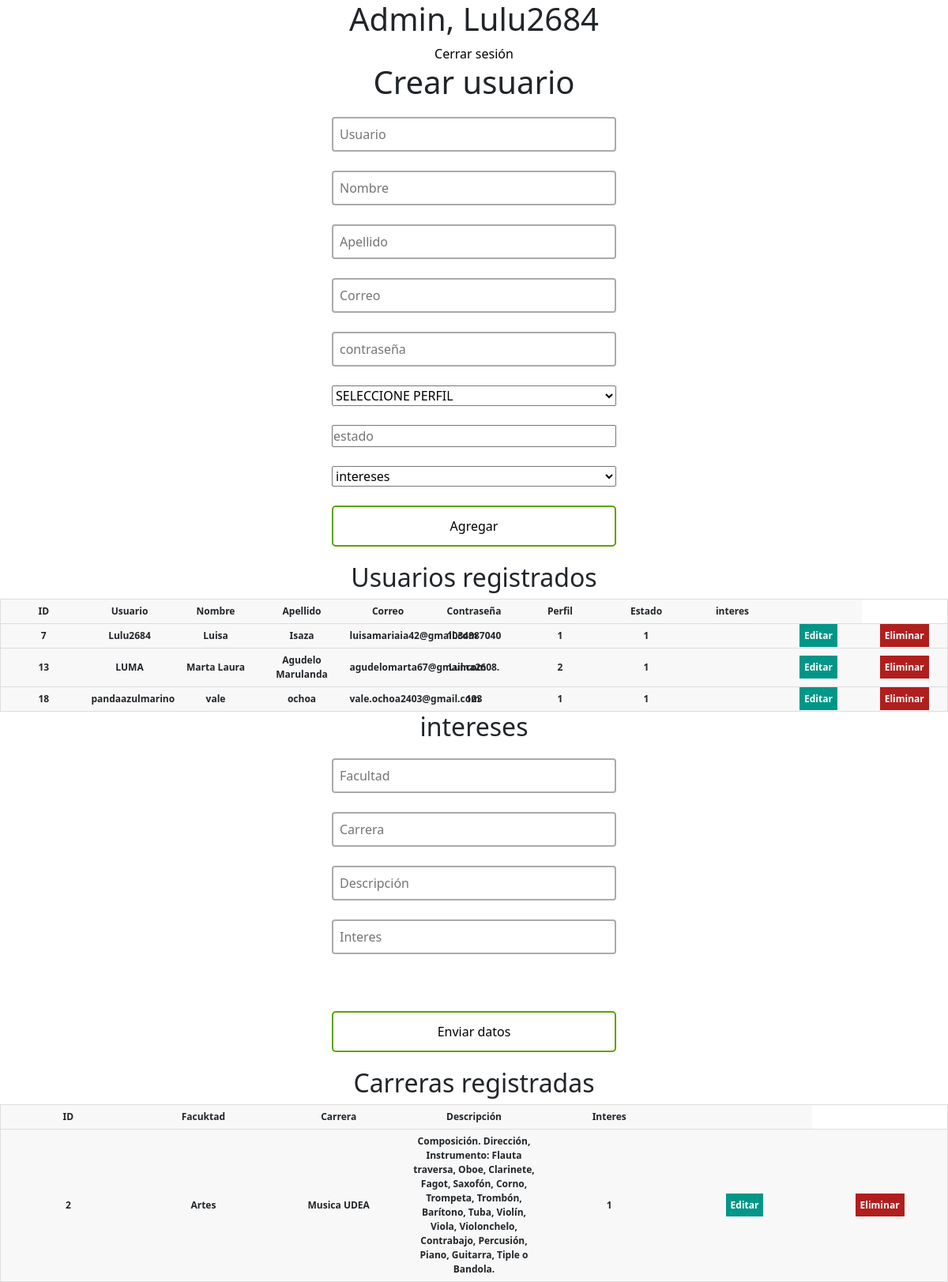
The page /admin.php (signed in) on the database as committed earlier.
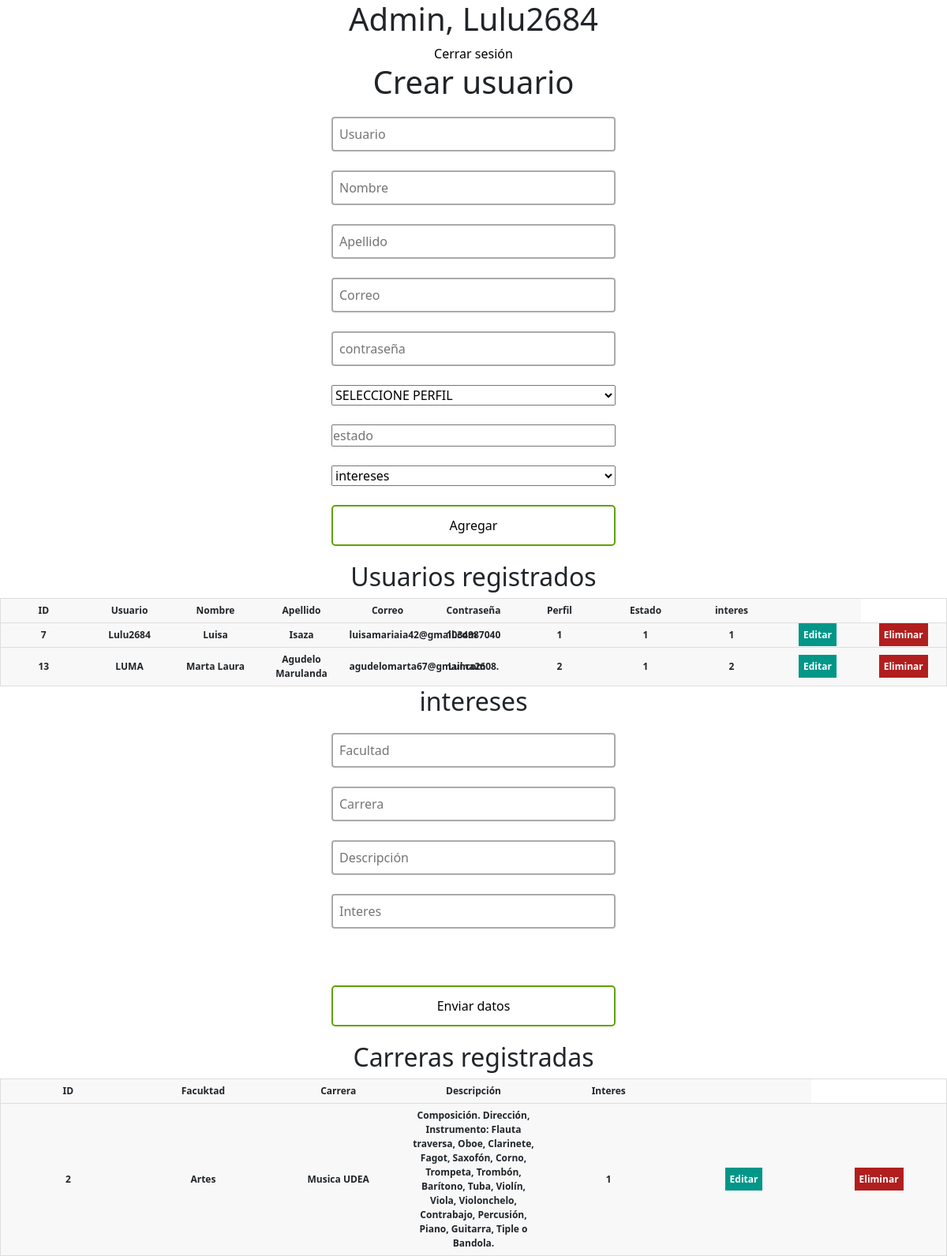
The same page on the database as committed later.
### tables this page shows
CREATE TABLE `usuario` (
  `id` int(11) NOT NULL,
  `usuario` varchar(250) NOT NULL,
  `nombre` varchar(50) NOT NULL,
  `apellido` varchar(50) NOT NULL,
  `email` varchar(250) NOT NULL,
  `contraseña` varchar(30) NOT NULL,
  `intereses` int(11) DEFAULT NULL,
  `perfil` enum('1','2') NOT NULL DEFAULT '2',
  `estado` enum('1','2') NOT NULL DEFAULT '1'
);

CREATE TABLE `carreras` (
  `id` int(11) NOT NULL,
  `facultad` varchar(250) NOT NULL,
  `carrera` varchar(50) NOT NULL,
  `descripción` varchar(250) NOT NULL,
  `intereses` int(11) NOT NULL,
  `intereses_multiples` text DEFAULT NULL
);

### admin.php (the view, shortened to what this page needs)
<?php
    require_once("conexion.php");
    $usuario=$_SESSION["usuario"];
    $sql1 = "SELECT * FROM usuario";
    $query1 = mysqli_query($conexion,$sql1);
    $sql2 = "SELECT * FROM carreras";
    $query2 = mysqli_query($conexion,$sql2);
    ?>
<!DOCTYPE html>
<html lang="en">
<head>
    <link href="https://cdn.jsdelivr.net/npm/bootstrap@5.0.2/dist/css/bootstrap.min.css" rel="stylesheet">
    <link rel="stylesheet" href="style.css">
</head>
<body>
    <h1>Admin, <?php echo $usuario?></h1>
    <a href="logout.php">Cerrar sesión</a>
    <body>
    <div class="users-form">
        <h1>Crear usuario</h1>
        <form action="registrar.php" method="POST">
            <input type="text" name="usuario" placeholder="Usuario">
            <input type="text" name="nombre" placeholder="Nombre">
            <input type="text" name="apellido" placeholder="Apellido">
            <input type="email" name="email" placeholder="Correo">
            <input type="password" name="contraseña" placeholder="contraseña">
            <SELECT name="perfil">
                <option>SELECCIONE PERFIL</OPTIOn>
            </SELECT>
            <input type="number" name="estado" placeholder="estado">
            <select name="intereses">
                <option selected>intereses</option>
            </select>
            <input type="submit" value="Agregar">
        </form>
    </div>
    <div class="users-table">
        <h2>Usuarios registrados</h2>
        <table>
            <thead>
                <tr>
                    <th>ID</th>
                    <th>Usuario</th>
                    <th>Nombre</th>
                    <th>Apellido</th>
                    <th>Correo</th>
                    <th>Contraseña</th>
                    <th>Perfil</th>
                    <th>Estado</th>
                    <th>interes</th>
                    <th></th>
                </tr>
            </thead>
            <tbody>
                <?php while ($row = mysqli_fetch_array($query1)): ?>
                    <tr>
                        <th><?= $row['id'] ?></th>
                        <th><?= $row['usuario'] ?></th>
                        <th><?= $row['nombre'] ?></th>
                        <th><?= $row['apellido'] ?></th>
                        <th><?= $row['email'] ?></th>
                        <th><?= $row['contraseña'] ?></th>
                        <th><?= $row['perfil'] ?></th>
                        <th><?= $row['estado'] ?></th>
                        <th><?= $row['intereses'] ?></th>
                        <th><a href="update.php?id=<?= $row['id'] ?>" class="users-table--edit">Editar</a></th>
                        <th><a href="delete_user.php?id=<?= $row['id'] ?>" class="users-table--delete" >Eliminar</a></th>
                    </tr>
                <?php endwhile; ?>
            </tbody>
        </table>
    </div>
    <div class="users-form">
    <h2>intereses</h2>
        <form action="registrar_int.php" method="post">
            <input required name="facultad" type="text" placeholder="Facultad">
            <input required name="carrera" type="text" placeholder="Carrera">
            <input required name="descripción" type="text" placeholder="Descripción">
            <input  name="intereses" type="text" placeholder="Interes"><br>
            <input required type="submit" value="Enviar datos">
        </form>
    </div>
    <div class="users-table">
    <h2>Carreras registradas</h2>
        <table>
            <thead>
                <tr>
                    <th>ID</th>
                    <th>Facuktad</th>
                    <th>Carrera</th>
                    <th>Descripción</th>
                    <th>Interes</th>
                    <th></th>
                </tr>
            </thead>
            <tbody>
                <?php while ($row = mysqli_fetch_array($query2)): ?>
                    <tr>
                        <th><?= $row['id'] ?></th>
                        <th><?= $row['facultad'] ?></th>
                        <th><?= $row['carrera'] ?></th>
                        <th><?= $row['descripción'] ?></th>
                        <th><?= $row['intereses'] ?></th>
                        <th><a href="update_int.php?id=<?= $row['id'] ?>" class="users-table--edit">Editar</a></th>
                        <th><a href="delete_carrera.php?id=<?= $row['id'] ?>" class="users-table--delete" >Eliminar</a></th>
                    </tr>
                <?php endwhile; ?>
            </tbody>
        </table>
    </div>
</body>
</html>

### style.css (style rules this page uses)
* { box-sizing: border-box; margin: 0; padding: 0; }
html { font-family: 'Segoe UI', sans-serif; text-align: center; }
a { text-decoration: none; color: black; }
.users-form form { display: flex; flex-direction: column; gap: 24px; width: 30%; margin: 20px auto; text-align: center; }
.users-form form input { font-family: 'Segoe UI', sans-serif; }
.users-form form input[type=text], .users-form form input[type=password], .users-form form input[type=email] { padding: 8px; border:2px solid #aaa; border-radius:4px; outline:none; transition:.3s; }
.users-form form input[type=submit] { border: none; padding: 12px 50px; text-decoration: none; transition-duration: 0.4s; cursor: pointer; border-radius: 5px; background-color: white; color: black; border: 2px solid #60a100; }
.users-table table { border: 1px solid #ccc; border-collapse: collapse; margin: 0; padding: 0; width: 100%; table-layout: fixed; }
table tr { background-color: #f8f8f8; border: 1px solid #ddd; padding: 4px; }
table th { padding: 6px; text-align: center; font-size: .75em; }
.users-table--edit { background: #009688; padding: 6px; color: #fff; text-align: center; font-weight: bold; }
.users-table--delete { background: #b11e1e; padding: 6px; color: #fff; text-align: center; font-weight: bold; }

Rows that differ between the two databases and show on the page:
removed usuario: id "18", usuario "pandaazulmarino", nombre "vale", apellido "ochoa", email "vale.ochoa2403@gmail.com", contraseña "123", perfil "1", estado "1"
changed usuario "Lulu2684": intereses (not shown) → "1"
changed usuario "LUMA": intereses (not shown) → "2"
